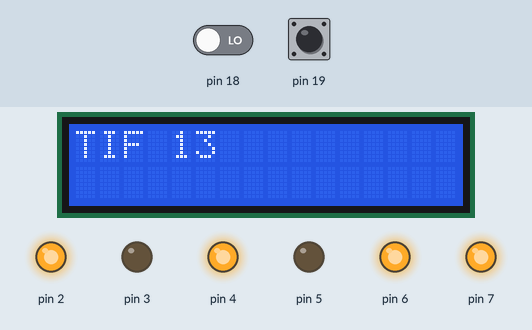
This sketch was run on a simulated Arduino Mega 2560, built with avr-gcc and run on an emulated ATmega2560. Parts: 16×2 character LCD, output pins drawn as LEDs (lit = HIGH). The test bench sets the inputs (shaded band); at power-on: pin 19 LOW, pin 18 LOW. What the sketch prints to the serial monitor is not drawn.

Above: at 1.3 s.
1.4 s: pin 19 pulsed HIGH 5 times (0.12 s each, 0.3 s apart)
At 2.77 s:
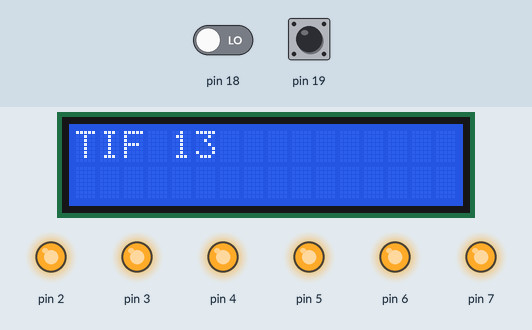
At 3.2 s:
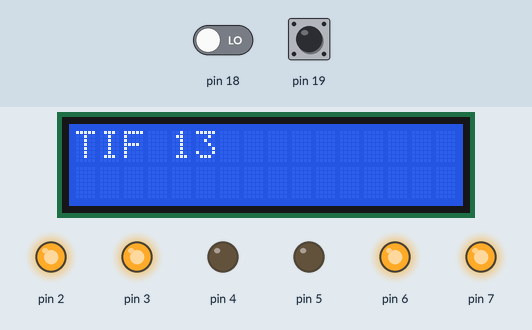
Timing chart, 0 to 4.7 s (numbered marks = the images above; inputs shaded):
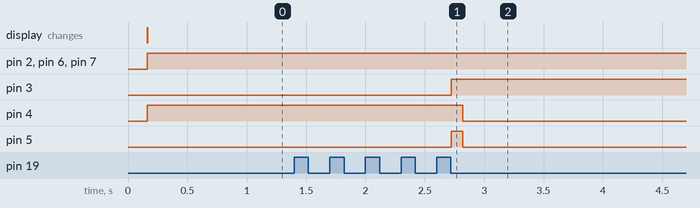

The sketch:

turn.ino
```cpp
/*
 * LCD RS pin to digital pin 1234
 * LCD Enable pin to digital pin 1136
 * LCD D4 pin to digital pin 538
 * LCD D5 pin to digital pin 440
 * LCD D6 pin to digital pin 342
 * LCD D7 pin to digital pin 244
 * LCD R/W pin to ground
 * LCD VSS pin to ground
 * LCD VCC pin to 5V
 * 10K resistor:
 * ends to +5V and ground
 * wiper to LCD VO pin (pin 3)
 */

#include <LiquidCrystal.h>
#include<math.h>

int lEncoderCount;
int rEncoderCount;

int lowerStart=0,lowerFinish=0,higherStart=0,higherFinish=0;

double lenA=0,lenH=0,lenB=0;

#define ENCORDER_UNIT 0.3157232
#define LEVEL 200
#define HBetSen 9.5
#define HlenHigher 21.5

LiquidCrystal lcd(34, 36, 38, 40, 42, 44);

void setup() {
  // motor Pins
  for(int i=0;i<6;i++){
    pinMode(2+i,OUTPUT);
  }

  attachInterrupt(5, lEncoderIncrement, CHANGE);
  attachInterrupt(4, rEncoderIncrement, CHANGE);

   Serial.begin(9600);
   delay(100);

   lcd.begin(16, 2);
   lcd.print("TIF 13");
}

void loop() {


    lowerStart=0;
    lowerFinish=0;
    higherStart=0;
    higherFinish=0;

    moveForward(255,255);
    doEncorder(10);
    motorStop();
    turnLeft();
    while(1);

    while(getLowerIrRead() < LEVEL);
    lowerStart=geActualEnc();
    Serial.println(lowerStart);
    while(getHigherIrRead() < LEVEL);
    higherStart = geActualEnc();
    Serial.println(higherStart);
    while(getLowerIrRead() > LEVEL);
    lowerFinish=geActualEnc();
    Serial.println(lowerFinish);
    while(getHigherIrRead() > LEVEL);
    higherFinish = geActualEnc();
    Serial.println(higherFinish);

    setAandH();
    doEncorder(50);


}

void moveForward(int lpwm, int rpwm){

  lMotorForward(lpwm);
  rMotorForward(rpwm);

}

void lMotorForward(int pwm){
  digitalWrite(4,HIGH);
  digitalWrite(3,LOW);
  analogWrite(2, pwm);
}

void rMotorForward(int pwm){
  digitalWrite(6,HIGH);
  digitalWrite(5,LOW);
  analogWrite(7, pwm);
}

void lMotorReverse(int pwm){
  digitalWrite(4,LOW);
  digitalWrite(3,HIGH);
  analogWrite(2, pwm);
}

void motorStop(){
  digitalWrite(4,HIGH);
  digitalWrite(3,HIGH);
  analogWrite(2, 255);
  digitalWrite(6,HIGH);
  digitalWrite(5,HIGH);
  analogWrite(7, 255);
  delay(100);
   digitalWrite(4,LOW);
  digitalWrite(3,LOW);
  analogWrite(2, 0);
  digitalWrite(6,LOW);
  digitalWrite(5,LOW);
  analogWrite(7, 0);

}

void lEncoderIncrement(){
  lEncoderCount++;
}

void rEncoderIncrement(){
  rEncoderCount++;
}

int getLEncoderCount(){
  return lEncoderCount;
}

int getREncoderCount(){
  return  rEncoderCount;
}

int getLowerIrRead(){
  return analogRead(A0);
}

int getHigherIrRead(){
  return analogRead(A1);
}

double getDistance(int encorder){
  return (encorder * ENCORDER_UNIT);
}

void printDouble(double d){
  char ch[15];
  dtostrf(d,7, 3, ch);
  lcd.print(ch);
}

void doPID(){

  int rEn=getREncoderCount();
  int len=getLEncoderCount();

  int err= rEn-len;

  lEncoderCount+=err;
  rEncoderCount-=err;

  int K = 10;
  int bassSpeed=190;

  int lSpeed=bassSpeed + (err*K);
  int rSpeed=bassSpeed - (err*K);

  Serial.print(getREncoderCount());
  Serial.print(",");
  Serial.println(getLEncoderCount());
  moveForward(lSpeed,rSpeed );
  delay(500);

}

int geActualEnc(){
  return (getREncoderCount() + getLEncoderCount() )/2 ;
}

void doEncorder(int i){
   rEncoderCount=0;
   while(getREncoderCount() < i){
    Serial.print(lEncoderCount);
   }
}

void setAandH(){

    lcd.clear();
    int lowerDiff  = lowerFinish - lowerStart ;
    int higherDiff = higherFinish-higherStart;

    double hlen = getDistance(higherDiff);
    double llen=  getDistance(lowerDiff);

    if ( (lowerDiff - higherDiff) >7){

      double ang = atan(HBetSen / (llen-hlen));
      double W =  (HlenHigher * (llen-hlen))/ HBetSen;
      lenA = hlen +W ;
      lenH = lenA * (HBetSen / (llen-hlen));
    }else {
      lenA = llen;
      lenH = llen;
    }

    lcd.print(lenA);
    lcd.setCursor(7,0);
    lcd.print(lenH);
      lcd.setCursor(0,1);
      lcd.print(lowerDiff);
      lcd.setCursor(5,1);
      lcd.print(higherDiff);

}

void turnLeft(){

    int leftCounter =23;

    lEncoderCount=0;
    rEncoderCount=0;

    rMotorForward(255);
    lMotorReverse(255);
    while(lEncoderCount<leftCounter ){
      Serial.print(lEncoderCount);
      Serial.print(",");
      Serial.println(rEncoderCount);
    }
    motorStop();

}
```

Measured:
- after the input at 1.4 s, pin 3: LOW → HIGH after 1.3 s; pin 4: HIGH → LOW after 1.4 s; pin 5: LOW → HIGH after 1.3 s, → LOW 0.10 s later
